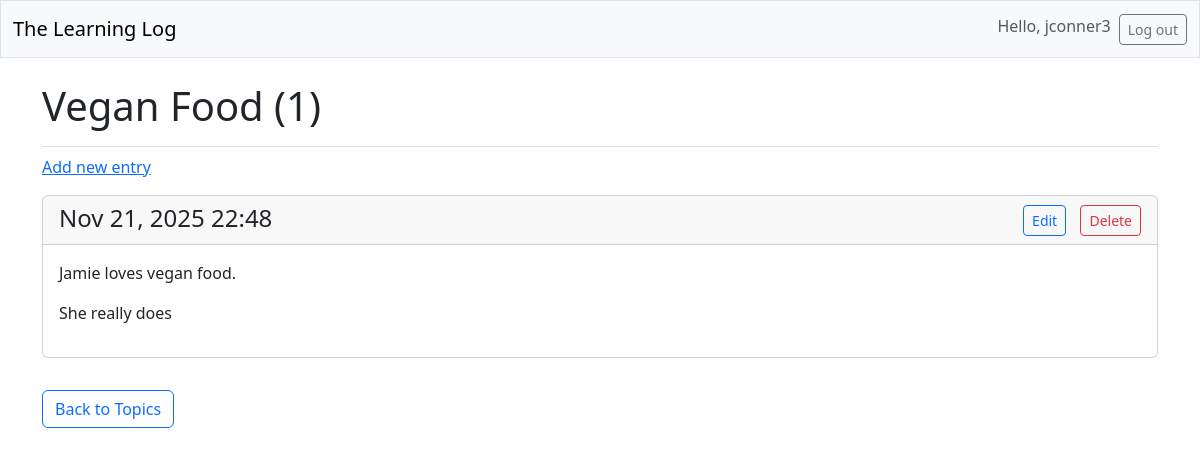
/topics/7/ (signed in), run on an earlier commit of the app's database.
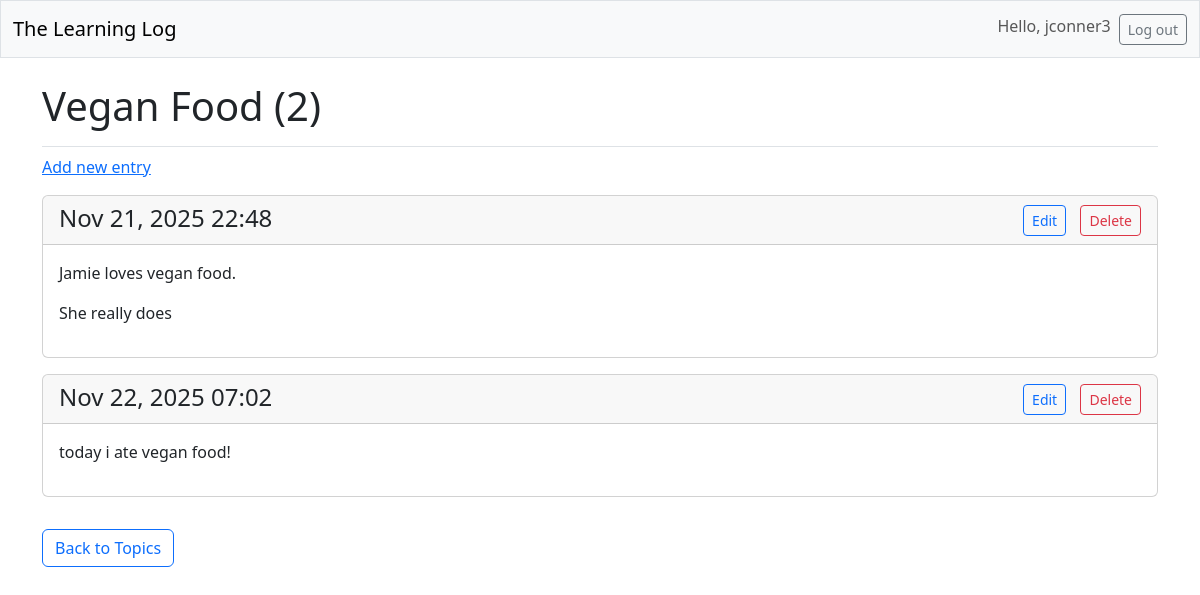
And on a later commit of the database.
### learning_logs/models.py (models this page shows, shortened)
class Entry(models.Model):
    topic = models.ForeignKey(Topic, on_delete=models.CASCADE)
    text = models.TextField()
    date_added = models.DateTimeField(auto_now_add=True)
    class Meta:
        verbose_name_plural = 'entries'

### learning_logs/views.py (the view)
# urls.py: path('topics/<int:topic_id>/', views.topic, name='topic'),
@login_required
def topic(request, topic_id):
    topic = Topic.objects.get(id=topic_id)
    entries = topic.entry_set.order_by('date_added')
    context = {'topic': topic, 'entries': entries}
    return render(request, 'learning_logs/topic.html', context)

### learning_logs/templates/learning_logs/topic.html
{% extends 'learning_logs/base.html' %}
{% block page_header %}
  <h1>
      {{ topic.text }}
      {% if entries.count > 0 %}
        ({{ entries.count }})
      {% endif %}
  </h1>
{% endblock page_header %}
{% block content %}
  <p>
      <a href="{% url 'learning_logs:new_entry' topic.id %}">Add new entry</a>
  </p>
  {% for entry in entries %}
    <div class="card mb-3">
        <h4 class="card-header d-flex justify-content-between align-center-items">
          <span> {{ entry.date_added|date:'M d, Y H:i' }}</span>
          <span>
              <a href="{% url 'learning_logs:edit_entry' entry.id %}" class="btn btn-sm btn-outline-primary me-2">Edit</a>
              <a href="{% url 'learning_logs:delete_entry' entry.id %}" class="btn btn-sm btn-outline-danger"
                 onclick="return confirm('Are you sure you want to delete this entry?');">Delete</a>
          </span>
        </h4>
        <div class="card-body">{{ entry.text|linebreaks }}</div>
    </div>
  {% empty %}
    <p>There are no entries for this topic yet.</p>
  {% endfor %}
  <a href="{% url 'learning_logs:topics' %}" class="btn btn-outline-primary mt-3">
  Back to Topics
  </a>
{% endblock content %}

What changed in the data, as far as the page shows it:
added Entry: date_added "Nov 22, 2025 07:02", text "today i ate vegan food!"
Also different on the page:
{{ entries.count }}: "1" → "2"
